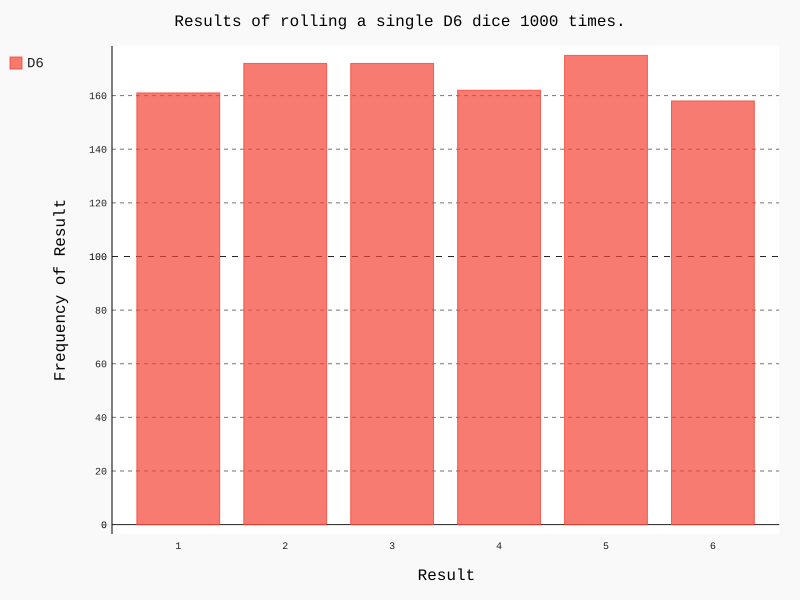

Here is the Python script that generated this plot:
#!/usr/bin/env python3
# -*- coding: utf-8 -*-
"""
Created on Fri Oct  8 18:20:49 2021

@author: thewatchman
"""

from die import Die
import pygal

# Create two D6 dice.
die = Die()


# Make some rolls, and store results in a list.
results = []
for roll_num in range(1000):
    result = die.roll()
    results.append(result)
    
print(results)


# Analyze the results.
frequencies = []


for value in range(1, die.num_sides+1):
    frequency = results.count(value)
    frequencies.append(frequency)
    
print(frequencies)

# Vizualize the results.
hist = pygal.Bar()

hist.title = "Results of rolling a single D6 dice 1000 times."
hist.x_labels = ['1', '2', '3', '4', '5', '6']
hist.x_title = "Result"
hist.y_title = "Frequency of Result"

hist.add('D6', frequencies)
hist.render_to_file('die_visual.svg')
